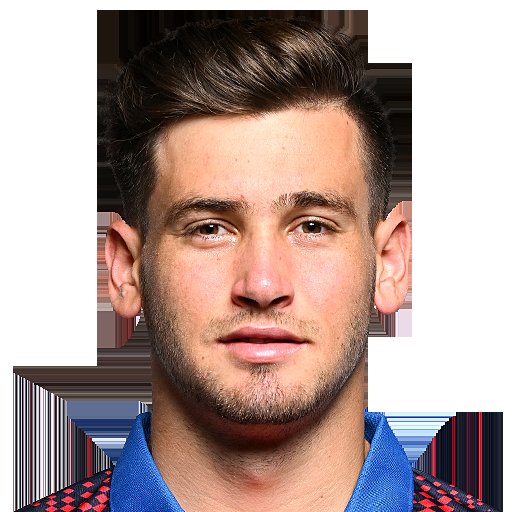
#> input picture Mashup/FaceMashupGame/players/AFG_Ahmad.png, 512 x 512 px; its folder holds 4 pictures in this run
$ python simple_utils.py
#> lines starting #> are read from the running program, lines starting #| are printed output that depends on the picture
import cv2
import numpy as np
import os
import random
from typing import List, Tuple, Optional


class SimpleFaceProcessor:
    def __init__(self):
        """Initialize the face processor with OpenCV's built-in face detection."""
        # Load OpenCV's pre-trained face cascade
        cascade_path = cv2.data.haarcascades + 'haarcascade_frontalface_default.xml'
        self.face_cascade = cv2.CascadeClassifier(cascade_path)

        # Define approximate regions as percentages of face rectangle
        # These are rough estimates without precise landmark detection
        self.eye_region = (0.15, 0.25, 0.7, 0.4)    # x%, y%, w%, h% of face
        self.nose_region = (0.3, 0.4, 0.4, 0.3)     # x%, y%, w%, h% of face
        self.mouth_region = (0.25, 0.65, 0.5, 0.25) # x%, y%, w%, h% of face

    def detect_face(self, image: np.ndarray) -> Optional[Tuple[int, int, int, int]]:
        """Detect the largest face in an image."""
        gray = cv2.cvtColor(image, cv2.COLOR_BGR2GRAY)
        faces = self.face_cascade.detectMultiScale(gray, 1.1, 4)

        if len(faces) == 0:
            return None

        # Return the largest face
        largest_face = max(faces, key=lambda face: face[2] * face[3])
        return tuple(largest_face)

    def extract_face_part(self, image: np.ndarray, face_rect: Tuple[int, int, int, int],
                         part_region: Tuple[float, float, float, float]) -> np.ndarray:
        """Extract a face part based on region percentages."""
        fx, fy, fw, fh = face_rect
        rx, ry, rw, rh = part_region

        # Calculate actual coordinates
        x = int(fx + fw * rx)
        y = int(fy + fh * ry)
        w = int(fw * rw)
        h = int(fh * rh)

        # Ensure coordinates are within image bounds
        x = max(0, min(x, image.shape[1] - w))
        y = max(0, min(y, image.shape[0] - h))
        w = min(w, image.shape[1] - x)
        h = min(h, image.shape[0] - y)

        return image[y:y+h, x:x+w]

    def resize_to_match(self, source_part: np.ndarray, target_size: Tuple[int, int]) -> np.ndarray:
        """Resize a face part to match target dimensions."""
        return cv2.resize(source_part, target_size)

    def create_simple_mask(self, shape: Tuple[int, int]) -> np.ndarray:
        """Create a simple elliptical mask for blending."""
        mask = np.zeros(shape, dtype=np.uint8)
        center = (shape[1]//2, shape[0]//2)
        axes = (shape[1]//3, shape[0]//3)
        cv2.ellipse(mask, center, axes, 0, 0, 360, 255, -1)

        # Apply Gaussian blur for smoother edges
        mask = cv2.GaussianBlur(mask, (15, 15), 0)
        return mask

    def blend_parts(self, base_image: np.ndarray, overlay_part: np.ndarray,
                   position: Tuple[int, int]) -> np.ndarray:
        """Blend a face part onto the base image."""
        x, y = position
        h, w = overlay_part.shape[:2]

        # Ensure overlay fits within base image
        if x + w > base_image.shape[1] or y + h > base_image.shape[0]:
            return base_image

        # Create mask for smooth blending
        mask = self.create_simple_mask((h, w))
        mask_3d = cv2.merge([mask, mask, mask]) / 255.0

        # Extract the region to blend
        base_region = base_image[y:y+h, x:x+w]

        # Blend using alpha compositing
        blended_region = overlay_part * mask_3d + base_region * (1 - mask_3d)

        # Apply blended region back to base image
        result = base_image.copy()
        result[y:y+h, x:x+w] = blended_region.astype(np.uint8)

        return result


class SimpleMashupGenerator:
    def __init__(self, players_folder: str = "players"):
        """Initialize the simple mashup generator."""
        self.players_folder = players_folder
        self.face_processor = SimpleFaceProcessor()

    def load_player_images(self) -> List[Tuple[str, np.ndarray]]:
        """Load all player images from the players folder."""
        images = []

        if not os.path.exists(self.players_folder):
            raise FileNotFoundError(f"Players folder '{self.players_folder}' not found!")

        for filename in os.listdir(self.players_folder):
            if filename.lower().endswith(('.jpg', '.jpeg', '.png', '.bmp')):
                filepath = os.path.join(self.players_folder, filename)
                image = cv2.imread(filepath)
#> image is the input picture: shape (512, 512, 3); mean B, G, R 148.9, 153.8, 174.8
                if image is not None:
                    # Get player name from filename
                    player_name = os.path.splitext(filename)[0].replace('_', ' ').title()
                    images.append((player_name, image))

        return images

    def create_simple_mashup(self, num_players: int = 3) -> Tuple[np.ndarray, List[str]]:
        """Create a simple face mashup."""
#> called with num_players = 3
        player_images = self.load_player_images()

        if len(player_images) < num_players:
            raise ValueError(f"Need at least {num_players} player images, found {len(player_images)}")

        # Randomly select players
        selected_players = random.sample(player_images, num_players)

        # Use first player as base
        base_name, base_image = selected_players[0]
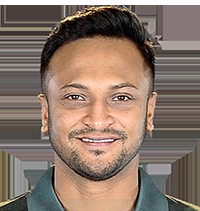
#> base_image: shape (211, 200, 3); mean B, G, R 105.1, 117.7, 137.9
        base_face = self.face_processor.detect_face(base_image)
#> in detect_face, `gray = cv2.cvtColor(image, cv2.COLOR_BGR2GRAY)`:
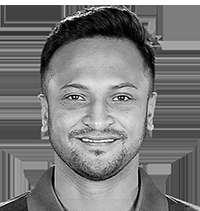
#> gray: shape (211, 200); min 0, max 255, mean 122.3
#> in detect_face, `faces = self.face_cascade.detectMultiScale(gray, 1.1, 4)`: faces = [[35, 47, 129, 129]]
#> in detect_face, `largest_face = max(faces, key=lambda face: face[2] * face[3])`: largest_face = [35, 47, 129, 129]

        if base_face is None:
            raise ValueError(f"Could not detect face in base image: {base_name}")

        result_image = base_image.copy()
        used_players = [base_name]

        # Define face parts to blend
        face_parts = [
            (self.face_processor.eye_region, "eyes"),
            (self.face_processor.nose_region, "nose"),
            (self.face_processor.mouth_region, "mouth")
        ]

        # Try to blend different parts from different players
        for i, (part_region, part_name) in enumerate(face_parts):
            if i + 1 < len(selected_players):
                source_name, source_image = selected_players[i + 1]
                source_face = self.face_processor.detect_face(source_image)

                if source_face is not None:
                    try:
                        # Extract part from source
                        source_part = self.face_processor.extract_face_part(
                            source_image, source_face, part_region
                        )

                        # Calculate target position on base face
                        fx, fy, fw, fh = base_face
                        rx, ry, rw, rh = part_region
                        target_x = int(fx + fw * rx)
                        target_y = int(fy + fh * ry)
                        target_w = int(fw * rw)
                        target_h = int(fh * rh)

                        # Resize source part to match target size
                        resized_part = self.face_processor.resize_to_match(
                            source_part, (target_w, target_h)
                        )

                        # Blend onto result
                        result_image = self.face_processor.blend_parts(
                            result_image, resized_part, (target_x, target_y)
                        )

                        if source_name not in used_players:
                            used_players.append(source_name)

                    except Exception as e:
                        print(f"Warning: Could not blend {part_name} from {source_name}: {e}")
#> this loop made 3 passes
#> largest_face in detect_face on passes 1 to 2: [844, 136, 267, 267], [113, 106, 299, 299]
#> pass 1, in detect_face (call 2), `gray = cv2.cvtColor(image, cv2.COLOR_BGR2GRAY)`:
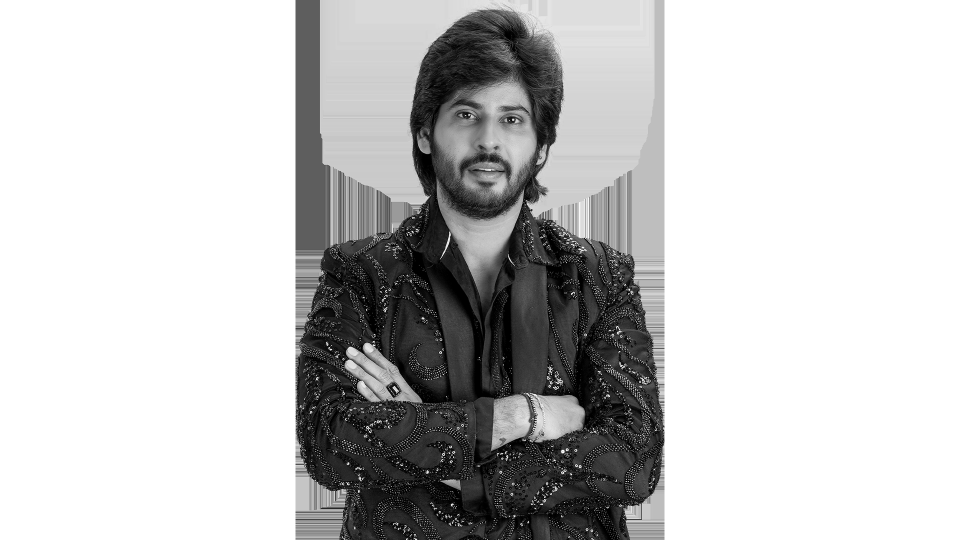
#> gray: shape (1080, 1920) (shown at 1/2 size); min 0, max 255, mean 196.4
#> pass 1, in create_simple_mashup, `source_part = self.face_processor.extract_face_part( source_image, sou..`:
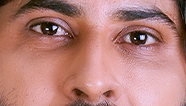
#> source_part: shape (106, 186, 3); mean B, G, R 121.6, 127.8, 181
#> pass 1, in blend_parts, `base_region = base_image[y:y+h, x:x+w]`:
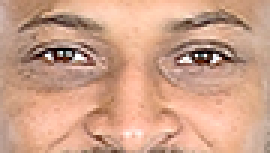
#> base_region: shape (51, 90, 3) (shown 3 times larger); mean B, G, R 136.7, 160.9, 207.2
#> after the loop:
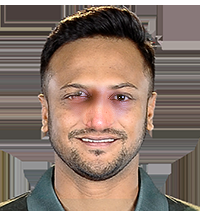
#> result_image: shape (211, 200, 3); mean B, G, R 104.8, 116.8, 137.5
#> after the loop:
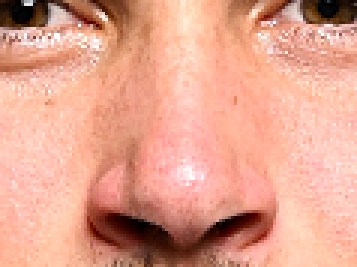
#> source_part: shape (89, 119, 3) (shown 3 times larger); mean B, G, R 142.2, 162.9, 226.6

        return result_image, used_players

    def generate_quiz_options(self, correct_players: List[str], total_options: int = 4) -> Tuple[List[str], str]:
        """Generate quiz options including correct and incorrect answers."""
#> called with total_options = 4
        player_images = self.load_player_images()
        all_player_names = [name for name, _ in player_images]

        # Create correct answer string
        correct_answer = " + ".join(sorted(correct_players))

        # Generate wrong options
        wrong_options = []
        attempts = 0
        while len(wrong_options) < total_options - 1 and attempts < 20:
            # Create random combinations
            num_players = random.randint(2, 3)
            random_players = random.sample(all_player_names, min(num_players, len(all_player_names)))
            wrong_answer = " + ".join(sorted(random_players))

            # Ensure it's different from correct answer and not already added
            if wrong_answer != correct_answer and wrong_answer not in wrong_options:
                wrong_options.append(wrong_answer)
            attempts += 1

        # If we don't have enough unique wrong options, pad with single names
        while len(wrong_options) < total_options - 1:
            random_player = random.choice(all_player_names)
            if random_player not in wrong_options and random_player != correct_answer:
                wrong_options.append(random_player)

        # Combine and shuffle
        all_options = [correct_answer] + wrong_options[:total_options-1]
        random.shuffle(all_options)

        return all_options, correct_answer


def test_simple_face_processing():
    """Test function for simple face processing."""
    try:
        processor = SimpleFaceProcessor()
        print("✅ Simple face processor initialized successfully!")

        mashup_gen = SimpleMashupGenerator()
        print("✅ Simple mashup generator initialized successfully!")

        # Test loading images
        players = mashup_gen.load_player_images()
        print(f"✅ Loaded {len(players)} player images")

        if len(players) >= 3:
            # Test creating a mashup
            mashup, used_players = mashup_gen.create_simple_mashup()
            print(f"✅ Created mashup using: {', '.join(used_players)}")

            # Test generating quiz options
            options, correct = mashup_gen.generate_quiz_options(used_players)
            print(f"✅ Generated quiz options: {options}")
            print(f"✅ Correct answer: {correct}")
        else:
            print("⚠️  Need at least 3 player images to test mashup creation")

    except Exception as e:
        print(f"❌ Test failed: {e}")


if __name__ == "__main__":
    test_simple_face_processing()
